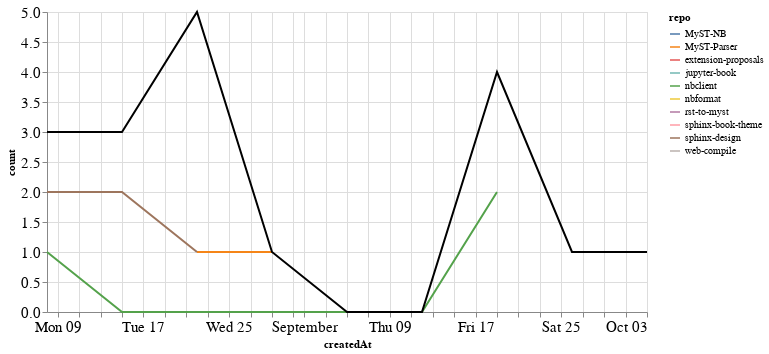

Write notebook code for a chart like this one.
### Markdown cell above
### PRs

### Code cell
prs_time = prs.groupby('repo').resample('W', on='createdAt').count()['author'].reset_index()
prs_time = prs_time.rename(columns={'author': 'count'})
prs_time_total = prs_time.groupby('createdAt').agg({"count": "sum"}).reset_index()

ch1 = alt.Chart(prs_time, width=600).mark_line().encode(
    x='createdAt',
    y='count',
    color='repo',
    tooltip="repo"
)

ch2 = alt.Chart(prs_time_total, width=600).mark_line(color="black").encode(
    x='createdAt',
    y='count',
)

ch1 + ch2

### Figure 1 — Vega-Lite specification as saved in the notebook (floating-point values rounded to 4 significant figures)
{"config": {"axisLeft": {"labelFontSize": 15}, "axisBottom": {"labelFontSize": 15}}, "layer": [{"data": {"name": "data-83514763097e9fd44b34e6463b64f820"}, "mark": "line", "encoding": {"color": {"type": "nominal", "field": "repo"}, "tooltip": {"type": "nominal", "field": "repo"}, "x": {"type": "temporal", "field": "createdAt"}, "y": {"type": "quantitative", "field": "count"}}, "width": 600}, {"data": {"name": "data-e190370b4c32e9acc6b2ba98973c2af2"}, "mark": {"type": "line", "color": "black"}, "encoding": {"x": {"type": "temporal", "field": "createdAt"}, "y": {"type": "quantitative", "field": "count"}}, "width": 600}], "$schema": "https://vega.github.io/schema/vega-lite/v4.8.1.json", "datasets": {"data-83514763097e9fd44b34e6463b64f820": [{"repo": "MyST-NB", "createdAt": "2021-10-03T00:00:00", "count": 1}, {"repo": "MyST-Parser", "createdAt": "2021-08-22T00:00:00", "count": 1}, {"repo": "MyST-Parser", "createdAt": "2021-08-29T00:00:00", "count": 1}, {"repo": "extension-proposals", "createdAt": "2021-09-19T00:00:00", "count": 1}, {"repo": "jupyter-book", "createdAt": "2021-08-15T00:00:00", "count": 1}, {"repo": "nbclient", "createdAt": "2021-08-08T00:00:00", "count": 1}, {"repo": "nbclient", "createdAt": "2021-08-15T00:00:00", "count": 0}, {"repo": "nbclient", "createdAt": "2021-08-22T00:00:00", "count": 0}, {"repo": "nbclient", "createdAt": "2021-08-29T00:00:00", "count": 0}, {"repo": "nbclient", "createdAt": "2021-09-05T00:00:00", "count": 0}, {"repo": "nbclient", "createdAt": "2021-09-12T00:00:00", "count": 0}, {"repo": "nbclient", "createdAt": "2021-09-19T00:00:00", "count": 2}, {"repo": "nbformat", "createdAt": "2021-09-19T00:00:00", "count": 1}, {"repo": "rst-to-myst", "createdAt": "2021-08-22T00:00:00", "count": 2}, {"repo": "sphinx-book-theme", "createdAt": "2021-08-22T00:00:00", "count": 1}, {"repo": "sphinx-design", "createdAt": "2021-08-08T00:00:00", "count": 2}, {"repo": "sphinx-design", "createdAt": "2021-08-15T00:00:00", "count": 2}, {"repo": "sphinx-design", "createdAt": "2021-08-22T00:00:00", "count": 1}, {"repo": "web-compile", "createdAt": "2021-09-26T00:00:00", "count": 1}], "data-e190370b4c32e9acc6b2ba98973c2af2": [{"createdAt": "2021-08-08T00:00:00", "count": 3}, {"createdAt": "2021-08-15T00:00:00", "count": 3}, {"createdAt": "2021-08-22T00:00:00", "count": 5}, {"createdAt": "2021-08-29T00:00:00", "count": 1}, {"createdAt": "2021-09-05T00:00:00", "count": 0}, {"createdAt": "2021-09-12T00:00:00", "count": 0}, {"createdAt": "2021-09-19T00:00:00", "count": 4}, {"createdAt": "2021-09-26T00:00:00", "count": 1}, {"createdAt": "2021-10-03T00:00:00", "count": 1}]}}
